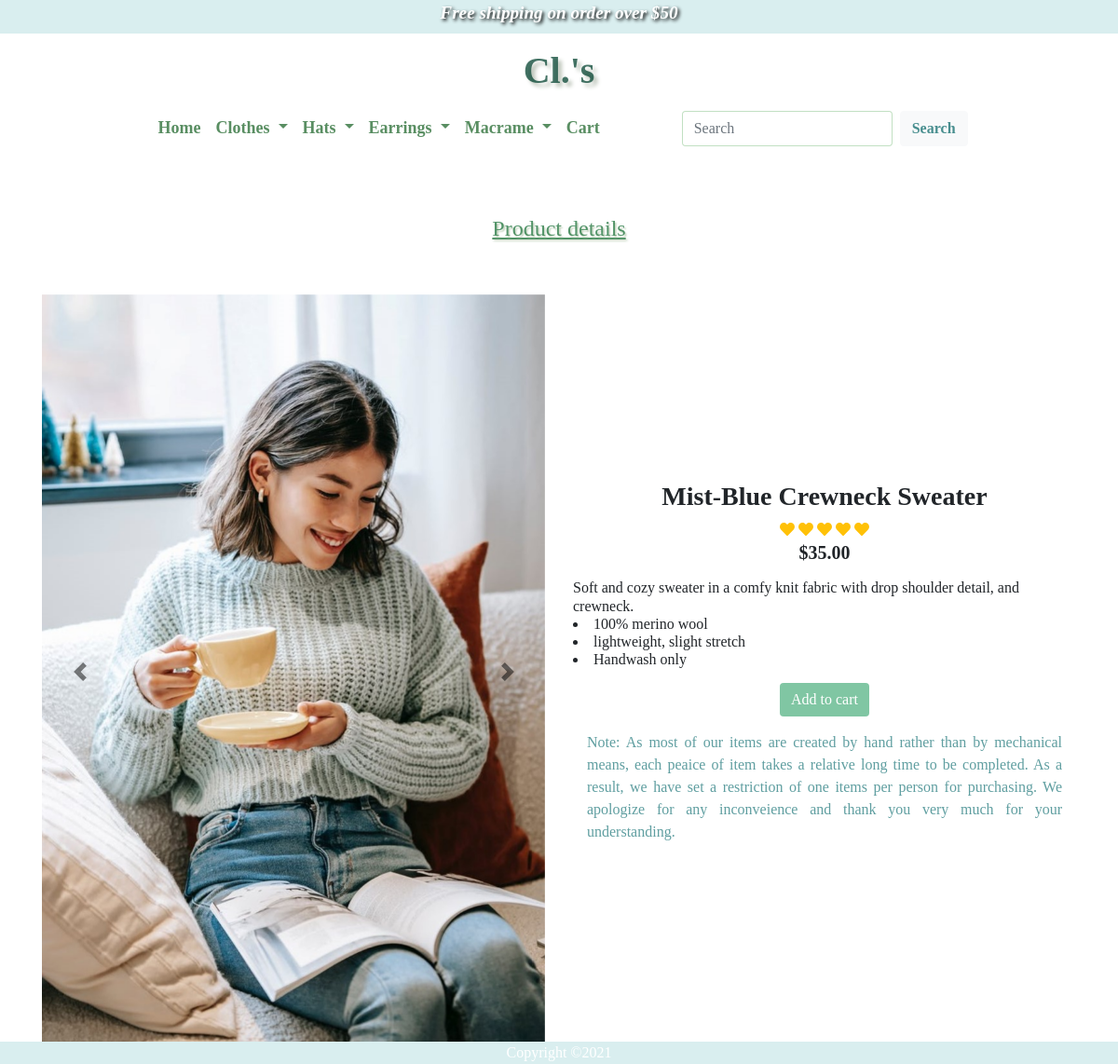
The page /detail/2/ on the database its author committed.
### Cls/models.py (models this page shows, shortened)
class Product(db.Model):
        __tablename__='products'
        id=db.Column(db.Integer, primary_key=True)
        name=db.Column(db.String(64), nullable=False)
        clothes_category_id=db.Column(db.Integer, db.ForeignKey('clothes.id'))
        price=db.Column(db.Float, nullable=False)
        main_image=db.Column(db.String(64),nullable=False)
        img1=db.Column(db.String(64))
        img2=db.Column(db.String(64))
        description=db.Column(db.String(500),nullable=False)
        note1=db.Column(db.String(500))
        note2=db.Column(db.String(500))
        note3=db.Column(db.String(500))

### Cls/views.py (the view)
@bp.route('/detail/<int:detailid>/')
def details(detailid):
    category_name = Clothes_category.query.all()
    single_item=Product.query.filter(Product.id == detailid)
    return render_template('details.html', c = category_name, products=single_item)

### Cls/templates/details.html (shortened to what this page needs)
{% extends 'base.html'%}
{%block button %}
<li class="nav-item">
    <a class="nav-link" href="{{url_for('main.home')}}">Home</a>
</li>
{%endblock button %}
{%block main%}
<div class="container py-3">
    <div class="row about justify-content-center  py-5">
        <h4>Product details</h4>
    </div>
    <section>
        <div class="row">
            {%for product in products%}
            <div class="col-md-6">
                <div id="image-all" class="carousel slide" data-interval="false">
                    <div class="carousel-inner">
                        <div class="carousel-item active">
                            <img src="{{url_for('static',filename='img/'+ product.main_image)}}" class="d-block w-100"
                                alt="{{product.name}}">
                        </div>
                    </div>
                    <a class="carousel-control-prev" href="#image-all" role="button" data-slide="prev">
                        <span class="carousel-control-prev-icon" aria-hidden="true"></span>
                    </a>
                    <a class="carousel-control-next" href="#image-all" role="button" data-slide="next">
                        <span class="carousel-control-next-icon" aria-hidden="true"></span>
                    </a>
                </div>
            </div>
            <div id="des" class="col-md-6">
                <div class="content text-center">
                    <h3 style="font-weight: bold; ">{{product.name}}</h3>
                    <div class="tab-content" id="advancedTabContent">
                        <div class="review">
                            <div class="stars">
                                <i class="fa fa-heart text-warning"></i>
                                <i class="fa fa-heart text-warning"></i>
                                <i class="fa fa-heart text-warning"></i>
                                <i class="fa fa-heart text-warning"></i>
                                <i class="fa fa-heart text-warning"></i>
                            </div>
                        </div>
                        <h5 style="font-weight: bold; ">{{"$%.2f"|format(product.price)}}</h5>
                        <p class="Details">
                        <h6 class="text-left">
                            {{product.description}}
                            <li>{{product.note1}}</li>
                            <li>{{product.note2}}</li>
                            <li>{{product.note3}}</li>
                        </h6>
                        </p>
                    </div>
                    <form action="{{url_for('main.cart')}}">
                        <input class="btn btn-success" type="submit"
                            style="background-color: rgba(35, 156, 96, 0.575); border: none;" value="Add to cart">
                    </form>
                    <div class="container">
                        <p class="text-justify py-3" style="color:cadetblue"> Note: As most of our items are created by
                            hand rather than by mechanical means, each peaice of item takes a relative long time to be
                            completed.
                            As a result, we have set a restriction of one items per person for purchasing. We
                            apologize for any inconveience and thank you very much for your understanding.</p>
                    </div>
                </div>
            </div>
            {%endfor%}
        </div>
</div>
</div>
{%endblock main%}

### Cls/static/CSS/style.css (style rules this page uses)
html { overflow-y: scroll; }
span { font-family:'Times New Roman', Times, serif; font-style:italic; font-weight: bold; }
#navigation a { color:rgba(13, 90, 26, 0.685); font-size: 18px; font-weight: bold; }
.about { padding:5px; color:rgba(27, 114, 56, 0.74); text-shadow: 0.1em 0.1em 0.1em rgb(196, 212, 191); text-decoration:underline; }
.carousel-control-prev, .carousel-control-next { filter: invert(100%); }
#des { margin-top:200px; }

### rows shown on the page
Product: main_image (picture), name "Mist-Blue Crewneck Sweater", price "$35.00", description "Soft and cozy sweater in a comfy knit fabric with drop shoulder detail, and crewneck.", note1 "100% merino wool", note2 "lightweight, slight stretch", note3 "Handwash only"
